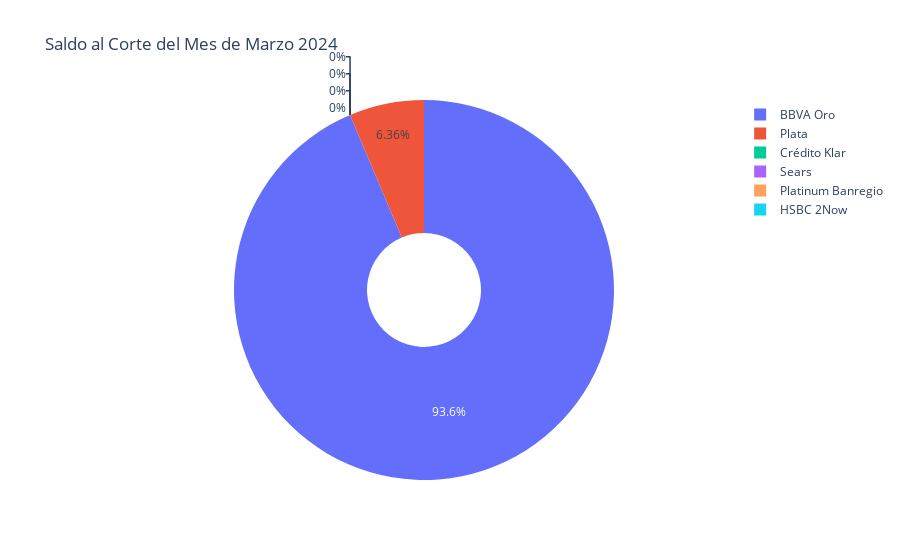

Source (notebook cell):
### Code cell
import Plotterly
import plotly.express as px
import numpy as np
import pandas as pd

folder = 'plot_data'

data = pd.read_excel(f'{folder}\\GestionCreditos.xlsx', sheet_name=None)

gen_data = data['Datos Generales']
gen_data.set_index('TDC', inplace=True, drop=True)
balance = data['Saldo al Corte']
balance.set_index('TDC', inplace=True, drop=True)

def pie_month(data, month):
    fig = px.pie(data,
                 values = month,
                 names = balance.index,
                 title=f'Saldo al Corte del Mes de {month} 2024',
                 hole = 0.3)
    return fig
fig = pie_month(balance, 'Marzo')


fig.show()

### Figure 1 — Plotly figure (JSON) as saved in the notebook; plotly's stock layout.template omitted (floating-point values rounded to 4 significant figures)
{"data": [{"domain": {"x": [0, 1], "y": [0, 1]}, "hole": 0.3, "hovertemplate": "TDC=%{label}<br>Marzo=%{value}<extra></extra>", "labels": ["BBVA Oro", "Plata", "Crédito Klar", "Sears", "Platinum Banregio", "HSBC 2Now"], "legendgroup": "", "name": "", "showlegend": true, "type": "pie", "values": [35380.0, 2404.0, 0, 0, 0, 0]}], "layout": {"legend": {"tracegroupgap": 0}, "title": {"text": "Saldo al Corte del Mes de Marzo 2024"}}}
